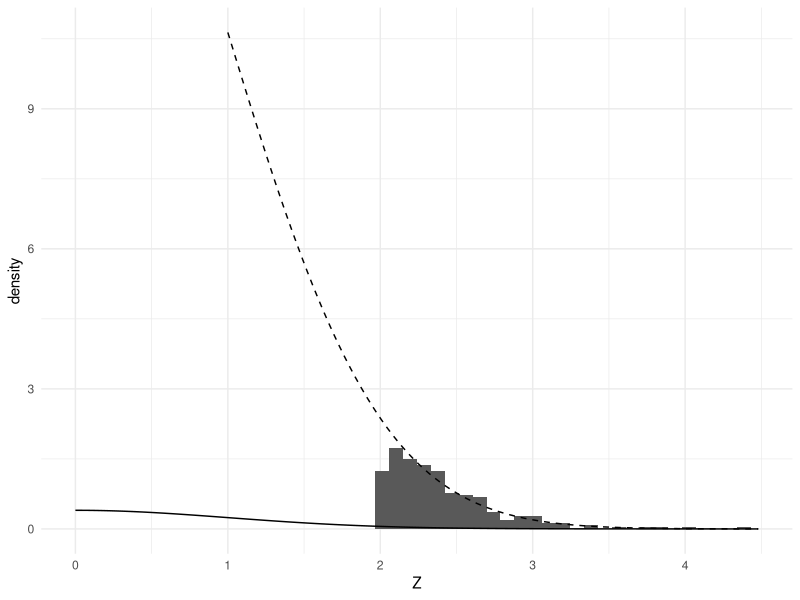
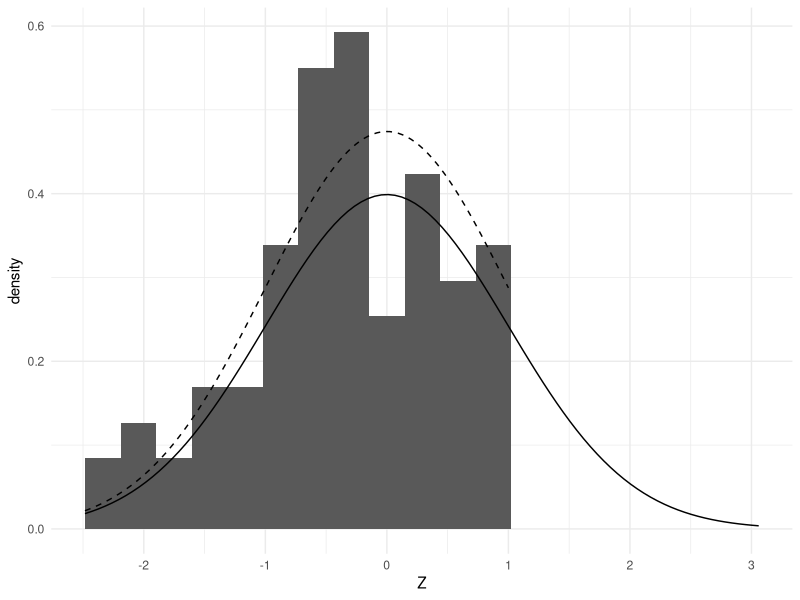

The R source for these figures, in order:
## ---- chunk 1
knitr::opts_chunk$set(echo = TRUE)
library(tidyverse)
## ---- chunk 2
p <- 1000
threshold <- 1.1*sqrt(2*log(p))
mu <- c(rep(-threshold, 10), rep(0, p - 10))
z <- rnorm(p) + mu
pvalues <- pnorm(z)
## ---- chunk 3
which(p.adjust(pvalues, method = "bonferroni") < 0.05)
## ---- chunk 4
which(p.adjust(pvalues, method = "holm") < 0.05)
## ---- chunk 5
which(p.adjust(pvalues, method = "BH") < 0.05)
## ---- chunk 6
instance <- function(p, sparsity, threshold) {
  mu <- c(rep(-threshold, sparsity), rep(0, p - sparsity))
  z <- rnorm(p) + mu
  pvalues <- pnorm(z)
  adj_pvalues <- p.adjust(pvalues, method = "bonferroni")
  discoveries <- which(adj_pvalues < 0.05)
  true_discoveries <- sum(discoveries <= sparsity)
  false_discoveries <- sum(discoveries > sparsity)
  return(c(true_discoveries, false_discoveries))
}
## ---- chunk 7
mc_sample <- replicate(1000, instance(1000, 10, sqrt(2*log(1000))))
## ---- chunk 8
rowMeans(mc_sample)
## ---- chunk 9
mean(mc_sample[2, ] > 0)
## ---- chunk 10
instance <- function(p, sparsity, threshold) {
  mu <- c(rep(-threshold, sparsity), rep(0, p - sparsity))
  z <- rnorm(p) + mu
  pvalues <- pnorm(z)
  adj_pvalues <- p.adjust(pvalues, method = "BH")
  discoveries <- which(adj_pvalues < 0.05)
  true_discoveries <- sum(discoveries <= sparsity)
  false_discoveries <- sum(discoveries > sparsity)
  return(c(true_discoveries, false_discoveries))
}
## ---- chunk 11
mc_sample <- replicate(1000, instance(1000, 10, sqrt(2*log(1000))))
## ---- chunk 12
rowMeans(mc_sample)
## ---- chunk 13
mean(mc_sample[2, ]/pmax(colSums(mc_sample), 1))
## ---- chunk 14
p <- 1000
threshold <- 1.1*sqrt(2*log(p))
mu <- c(rep(-threshold, 10), rep(0, p - 10))
z <- rnorm(p) + mu
pvalues <- pnorm(z)
## ---- chunk 15
pvalues <- c(pvalues, rep(0.00001, 100))
which(p.adjust(pvalues, method = "BH") < 0.05)
## ---- chunk 16
C <- 2
p <- 10000
Z <- rnorm(p)
selected_Z <- selected_Z <- data.frame(Z = Z[Z > C])
nrow(selected_Z)/p
## ---- chunk 17
mean(selected_Z$Z > qnorm(.95))
## ---- chunk 18
truncated_Z_pdf <- function(z) dnorm(z)/pnorm(C, lower.tail = F)
# plot code hidden
## ---- chunk 19
maxZ <- max(Z) + .1
ggplot(selected_Z) +
  geom_histogram(bins = 50, aes(x = Z, y = ..density..)) + xlim(0, maxZ) +
  stat_function(fun = truncated_Z_pdf, xlim = c(1, maxZ), linetype  = 2) +
  stat_function(fun = dnorm, linetype  = 1) +
  theme_minimal()
## ---- chunk 20
pnorm(3.05, lower.tail = FALSE)/pnorm(C, lower.tail = FALSE)
## ---- chunk 21
qnorm(.95)
## ---- chunk 22
mean(selected_Z$Z > 3.05)
## ---- chunk 23
C <- 1
p <- 100
mu <- c(rep(1, 10), rep(0, p - 10))
Z <- rnorm(p) + mu
selection_index <- Z > C
which(selection_index)
## ---- chunk 24
which(Z[selection_index] > qnorm(.95))
## ---- chunk 25
pnorm(2.41, lower.tail = FALSE)/pnorm(C, lower.tail = FALSE)
## ---- chunk 26
which(Z[selection_index] > 2.41)
## ---- chunk 27
truncated_Z_pdf <- function(z) dnorm(z)/pnorm(C)
# plot code hidden
## ---- chunk 28
unselected_Z <- selected_Z <- data.frame(Z = Z[Z < C])
maxZ <- min(Z) - .1
ggplot(unselected_Z) +
  geom_histogram(bins = 20, aes(x = Z, y = ..density..)) + xlim(maxZ, max(Z) + .1) +
  stat_function(fun = truncated_Z_pdf, xlim = c(maxZ, C), linetype  = 2) +
  stat_function(fun = dnorm, linetype  = 1) +
  theme_minimal()
## ---- chunk 29
pnorm(.84)/pnorm(C)
## ---- chunk 30
which(unselected_Z > .84)
## ---- chunk 31
C <- 2
p <- 10000
Z <- rnorm(p)
selected_Z <- selected_Z <- data.frame(Z = Z[Z > C])
nrow(selected_Z)/p
## ---- chunk 32
mean(selected_Z$Z > qnorm(.95))
